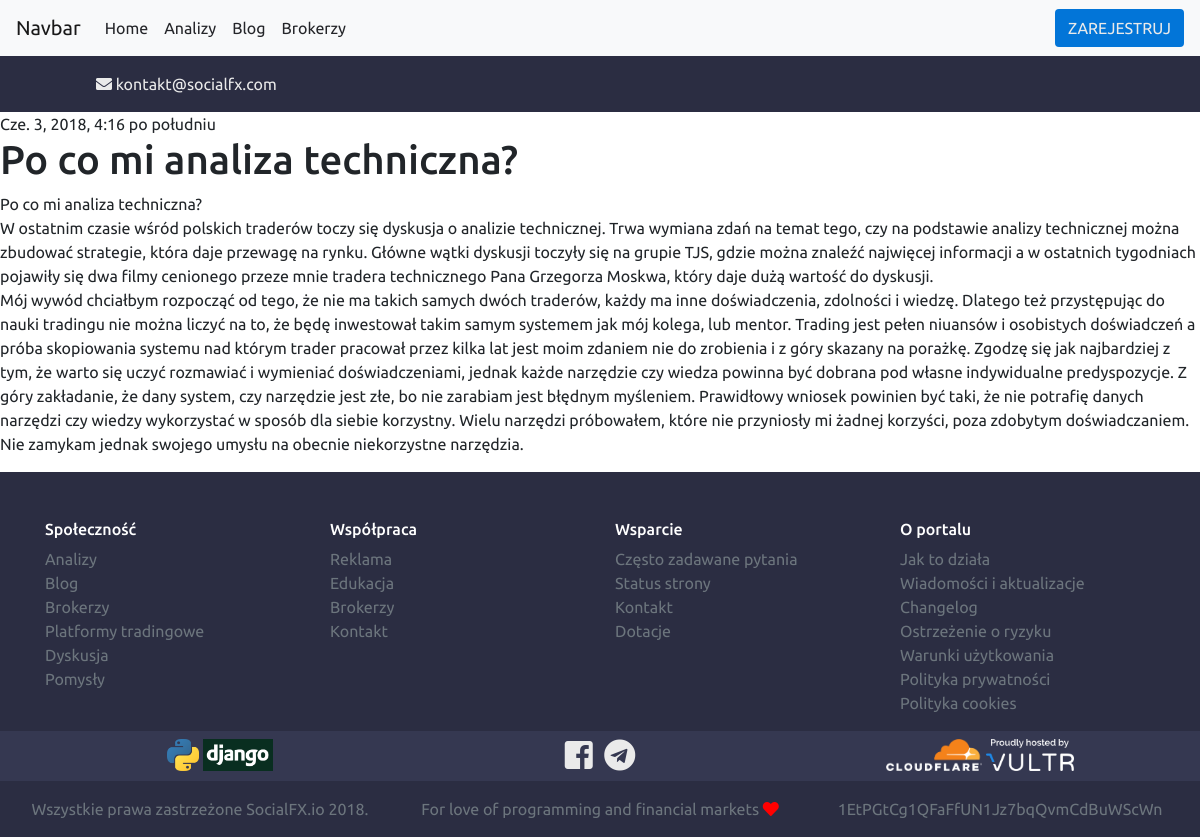
Screenshot of /post/11/ with the database file from the repository.
### blog/models.py (models this page shows, shortened)
class Post(models.Model):
    author = models.ForeignKey('auth.User', on_delete=models.CASCADE)
    title = models.CharField(max_length=200)
    text = models.TextField()
    created_date = models.DateTimeField(default=timezone.now)
    published_date = models.DateTimeField(default=timezone.now)

### blog/views.py (the view)
# urls.py: re_path(r'^post/(?P<pk>\d+)/$', views.post_detail, name='post_detail'),
def post_detail(request, pk):
    post = get_object_or_404(Post, pk=pk)
    return render(request, 'blog/post_detail.html', {'post': post})

### templates/blog/post_detail.html (shortened to what this page needs)
{% extends 'base.html' %}
{% load static %}
{% block content %}
    <div class="post">
        {% if post.published_date %}
            <div class="date">
                {{ post.published_date }}
            </div>
        {% endif %}
        <h1>{{ post.title }}</h1>
        <p>{{ post.text|linebreaksbr }}</p>
    </div>
{% endblock %}

### static/css/theme.css (style rules this page uses)
body { font-family:'Ubuntu',sans-serif }

### rows the page displays
Post: published_date "Cze. 3, 2018, 4:16 po południu", title "Po co mi analiza techniczna?", text "Po co mi analiza techniczna? W ostatnim czasie wśród polskich traderów toczy się dyskusja o analizie technicznej. Trwa wymiana zdań na temat tego, czy na podstawie analizy technicznej można zbudować strategie, która daje przewagę na rynku. Główne wątki dyskusji toczyły się na grupie TJS, gdzie można znaleźć najwięcej informacji a w ostatnich tygodniach pojawiły się dwa filmy cenionego przeze mnie tradera technicznego Pana Grzegorza Moskwa, który daje dużą wartość do dyskusji. Mój wywód chciałbym rozpocząć od tego, że nie ma takich samych dwóch traderów, każdy ma inne doświadczenia, zdolności i wiedzę. Dlatego też przystępując do nauki tradingu nie można liczyć na to, że będę inwestował…"
